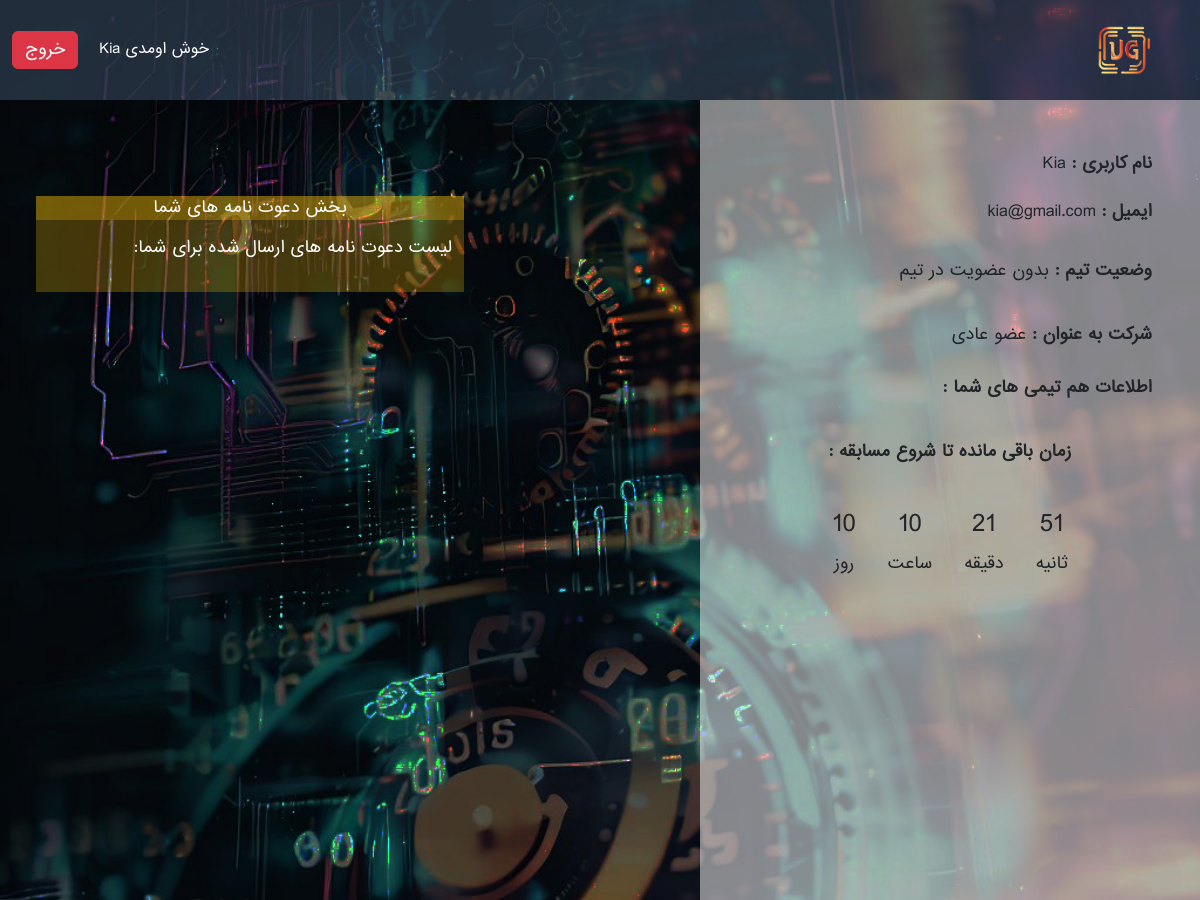
The page /account/userpanel/ (signed in) on the database as committed earlier.
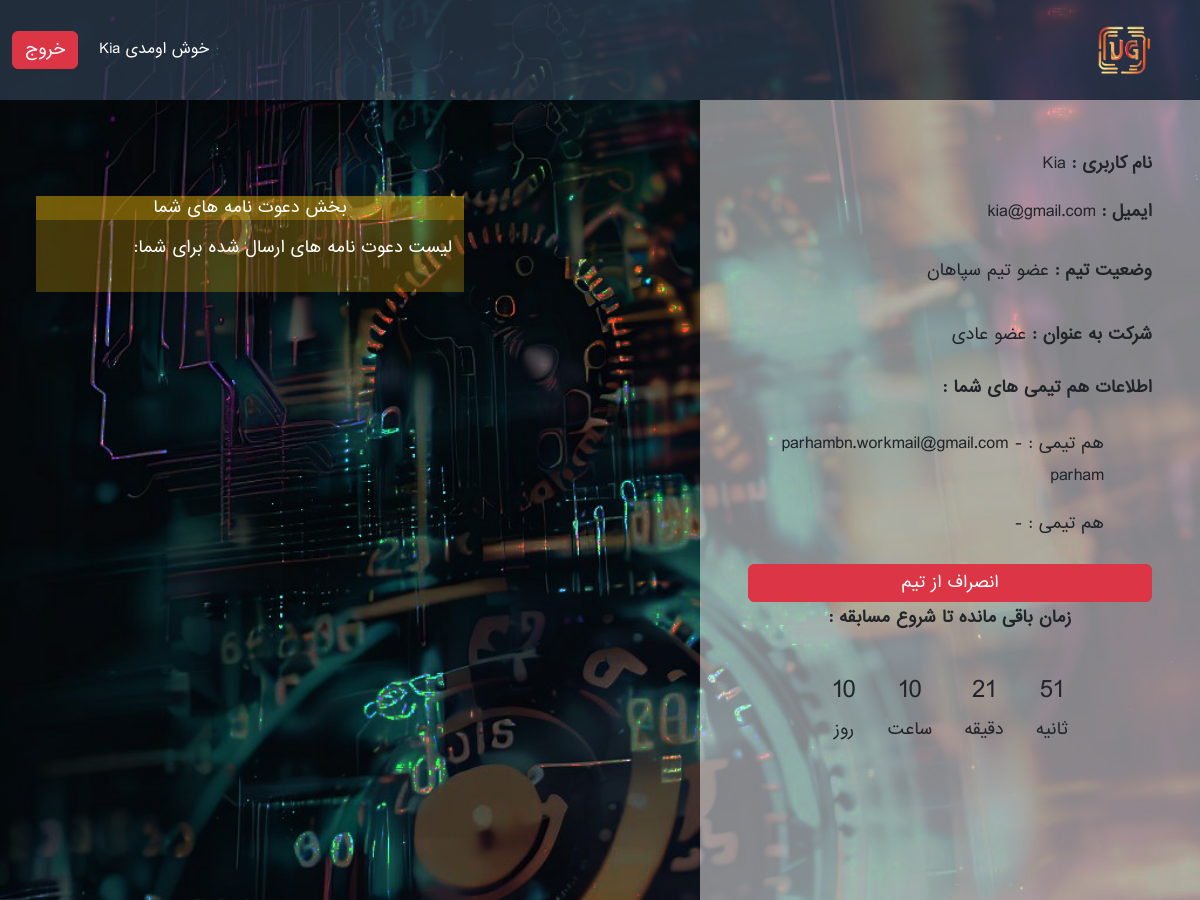
The same page on the database as committed later.
### account_module/models.py (models this page shows)
class User(AbstractUser):
    uid = models.CharField(max_length=20, verbose_name="کد دانشجویی")
    email_activation_code = models.CharField(max_length=100, verbose_name="کد فعال سازی")
    is_capitan = models.BooleanField(verbose_name="شرکت به عنوان کاپیتان", default=False)
    has_team = models.BooleanField(verbose_name="تیم دارد/ندارد", default=False)
    class Meta:
        verbose_name = "کاربر"
        verbose_name_plural = "کاربران"
    def __str__(self):
        if self.first_name != "" and self.last_name != "" :
            return self.get_full_name()
        return self.email

### team_module/models.py (models this page shows)
class teamsModel(models.Model):
    teamName = models.CharField(verbose_name="نام تیم", max_length=200)
    capitan = models.ForeignKey(User, verbose_name="کاپیتان", on_delete=models.CASCADE, related_name="captian")
    teamMate1 = models.OneToOneField(User, verbose_name="هم تیمی اول", on_delete=models.CASCADE, related_name="firstTeamMate", default=None, null=True)
    teamMate2 = models.OneToOneField(User, verbose_name="هم تیمی دوم", on_delete=models.CASCADE, related_name="secondTeamMate", default=None, null=True)

### userpanel_module/views.py (the view)
# urls.py: path("userpanel/", userPanelView.as_view(), name="userPanel")
class userPanelView(View):
    def get(self ,request):
        if(request.user.is_authenticated):
            can_not_send_hasTeam_invite = request.session.get("can_not_send_hasTeam_invite", False)
            send_invite = request.session.get("send_invite", False)
            user_notFound = request.session.get("user_notFound", False)
            group_is_full = request.session.get("group_is_full", False)
            if (can_not_send_hasTeam_invite): del (request.session["can_not_send_hasTeam_invite"])
            if (send_invite): del (request.session["send_invite"])
            if (user_notFound) : del (request.session["user_notFound"])
            if (group_is_full) : del (request.session["group_is_full"])
            user = User.objects.get(email__iexact=request.user.email)
            userHasTeam = teamsModel.objects.filter(Q(capitan=user) | Q(teamMate1=user) | Q(teamMate2=user)).exists()
            if(userHasTeam):
                team = teamsModel.objects.get(Q(capitan=user) | Q(teamMate1=user) | Q(teamMate2=user))
                teamName  = team.teamName
            else:
                team = None
                teamName = None
            invites = inviteModel.objects.filter(reciver=user, is_accept=False, is_reject=False)
            context = {
                "user": user,
                "userTeam_name": teamName,
                "team": team,
                "can_not_send_hasTeam_invite" : can_not_send_hasTeam_invite,
                "send_invite" : send_invite,
                "user_notFound" : user_notFound,
                "invites" : invites,
                "group_is_full": group_is_full,
            }
            return render(request,"userpanel_module/userpanel.html", context)
        return redirect(reverse("home-page"))

### userpanel_module/templates/userpanel_module/userpanel.html (shortened to what this page needs)
{% extends "shared/_layout.html" %}
{% load static %}
{% load render_partial %}
{% block header %}
    <header style="background-image: url({% static 'Images/3-d5.jpg' %}">
        <nav dir="rtl" class="navbar navbar-expand-lg bg-custom navbar-dark py-0">
          <div class="container-fluid d-md-flex">
            <a class="navbar-brand d-flex align-content-center flex-grow-1 justify-content-center flex-lg-grow-0 p-0" href="{% url 'home-page' %}">
              <img src="{% static 'Images/UG.png' %}" width="100" height="100">
            </a>
                <div class="d-none d-lg-flex d-grid gap-2" id="navbarAccount">
                <button class="btn bg-transparent text-white">خوش اومدی {{ user.username }}</button>
                <a href="{% url 'logout_page' %}" class="btn btn-danger">خروج</a>
                </div>
            </div>
        </nav>
    </header>
{% endblock %}
{% block main %}
    <main id="userPanel-main" style="height: fit-content;background-image: url({% static 'Images/3-d5.jpg' %}">
        <section dir="rtl">
            <div class="container-fluid">
                <div class="row">
                    <div style="height: 100vh" class="col-md-5 offset-2 bg-white bg-opacity-50 d-flex flex-column p-5 lh-lg">
                        <p><span class="fw-bold">نام کاربری : </span> {{ user.username }}</p>
                        <p><span class="fw-bold">ایمیل : </span>{{ user.email }}</p>
                        {% if userTeam_name %}
                        <p><span class="fw-bold">وضعیت تیم :</span> عضو تیم {{ userTeam_name }}  </p>
                            {% elif user.is_capitan and  user.has_team == False %}
                             <p><span class="fw-bold">وضعیت تیم :</span> تیم جدید - بدون اسم <i class="fa fa-check" style="font-size:24px;color:#369789"></i> </p>
                            <div class="alert alert-danger" role="alert">
                              لطفا نام تیم جدید خود را ثبت کنید
                            </div>
                            {% else %}
                        <p><span class="fw-bold">وضعیت تیم :</span> بدون عضویت در تیم  </p>
                        {% endif %}
                        {% if user.is_capitan %}
                             <p><span class="fw-bold"> شرکت به عنوان : </span> کاپیتان <i class="fa fa-user-circle" style="font-size:24px;color:#188cbe"></i></p>
                            {% else %}
                        <p><span class="fw-bold"> شرکت به عنوان : </span>  عضو عادی </p>
                        {% endif %}
                        <p><span class="fw-bold"> اطلاعات هم تیمی های شما : </span> </p>
                        <ul class="pe-5">
                            {% if user == team.capitan %}
                                <li class="py-2"> هم تیمی : {{ team.teamMate1.email}} - {{ team.teamMate1.username }}</li>
                            <li class="py-2"> هم تیمی :  {{ team.teamMate2.email}} - {{ team.teamMate2.username }}</li>
                            {% elif user == team.teamMate1%}
                                <li class="py-2"> هم تیمی :  {{ team.capitan.email}} - {{ team.capitan.username }}</li>
                            <li class="py-2"> هم تیمی :  {{ team.teamMate2.email}} - {{ team.teamMate2.username }}</li>
                            {% elif user == team.teamMate2 %}
                                <li class="py-2">  هم تیمی : {{ team.capitan.email}} - {{ team.capitan.username }}</li>
                            <li class="py-2"> هم تیمی : {{ team.teamMate1.email}} - {{ team.teamMate1.username }}</li>
                            {% endif %}
                        </ul>
                        {% if not user.is_capitan and user.has_team %}
                             <button class="btn btn-danger" data-bs-toggle="modal" data-bs-target="#LeaveTeam_form_ModalLabel">انصراف از تیم</button>
                        {% endif %}
                        <p style="text-align: center;">
                            <span class="fw-bold">زمان باقی مانده تا شروع مسابقه :</span>
                        </p>
                        <div class="d-flex flex-row-reverse justify-content-center" id="timer">
                            <div id="day-container" class="d-flex flex-column align-items-center p-3">
                                <div id="days" style="font-size: 1.5rem;">00</div>
                                <span style="font-size: 1rem;">روز</span>
                            </div>
                            <div id="hour-container" class="d-flex flex-column align-items-center p-3">
                                <div id="hours" style="font-size: 1.5rem;">00</div>
                                <span style="font-size: 1rem;">ساعت</span>
                            </div>
                            <div id="minutes-container" class="d-flex flex-column align-items-center p-3">
                                <div id="minutes" style="font-size: 1.5rem;">00</div>
                                <span style="font-size: 1rem;">دقیقه</span>
                            </div>
                            <div id="seconds-container" class="d-flex flex-column align-items-center p-3">
                                <div id="seconds" style="font-size: 1.5rem;">00</div>
                                <span style="font-size: 1rem;">ثانیه</span>
                            </div>
                        </div>
                    </div>
                    <div class="col-md-5 p-sm-5 ">
                        {% if user.is_capitan %}
                            <div class="row mt-sm-5 bg-warning bg-opacity-25 justify-content-center">
                            <p class="text-bg-warning text-white" style="text-align: center;">
                                مدیریت اعضای گروه
                            </p>
                            <p class="text-white">
                                لیست اعضای گروه :
                            </p>
                            <ul class="text-white pe-md-5">
                                <li class="py-2 input-group justify-content-between align-items-center">
                                    {% if team.teamMate1 != None %}
                                        <p class="fs-5 m-0">{{ team.teamMate1 }}</p>
                                        <form action="{% url 'remove_user' %}" method="post">
                                            {% csrf_token %}
                                            <input type="hidden" name="teamMateName" value="{{ team.teamMate1 }}">
                                            <input type="hidden" name="capitan" value="{{ user }}">
                                            <button class="btn btn-danger">حذف از گروه</button>
                                        </form>
                                    {% endif %}
                                </li>
                            <li class="py-2 input-group justify-content-between align-items-center">
                                    {% if team.teamMate2 != None %}
                                        <p class="fs-5 m-0">{{ team.teamMate2 }}</p>
                                        <form action="{% url 'remove_user' %}" method="post">
                                            {% csrf_token %}
                                            <input type="hidden" name="teamMateName" value="{{ team.teamMate2 }}">
                                            <input type="hidden" name="capitan" value="{{ user }}">
                                            <button class="btn btn-danger">حذف از گروه</button>
                                        </form>
                                    {% endif %}
                                </li>
                            </ul>
                                <button class="btn customcolor3 w-50 m-4" data-bs-toggle="modal" data-bs-target="#addTeamMate_form_ModalLabel">
                                افزودن هم تیمی <i class="fa fa-user-plus" style="font-size:24px"></i>
                                 </button>
                            <div dir="ltr" class="modal fade" id="addTeamMate_form_ModalLabel" tabindex="-1" aria-labelledby="addTeamMate_form_ModalLabel" aria-hidden="true">
                                <div class="modal-dialog">
                                <div class="modal-content">
                                    <div class="modal-header modal-header-CustomStyle">
                                        {% if userTeam_name is not None %}
                                            {% if team.teamMate1 is None or team.teamMate2 is None %}
                                            <h1 class="modal-title fs-5" id="Login_form_ModalLabel"> افزودن هم تیمی</h1>
                                            {% elif team.teamMate1 is not None and team.teamMate2 is not None %}
                                            <h1 class="modal-title fs-5" id="Login_form_ModalLabel"> توجه</h1>
                                            {% endif %}
                                        {% else %}
                                            <h1 class="modal-title fs-5" id="Login_form_ModalLabel">تعیین نام تیم</h1>
                                        {% endif %}
                                     <button type="button" class="btn-close btn-close-white" data-bs-dismiss="modal" aria-label="Close"></button>
                                    </div>
                                    <div class="modal-body">
                                    <form action="{% url 'inviteView' %}" method="post" id="form-modal" class="d-flex flex-column align-items-center w-100">
                                        {% csrf_token %}
                                        <div class="mb-3 w-75 text-center">
                                            {% if userTeam_name is not None %}
                                                {% if team.teamMate1 is None or team.teamMate2 is None %}
                                                    <label for="exampleInputEmail1" class="form-label">آدرس ایمیل هم تیمی</label>
                                                    <input name="InviteEmail" type="email" class="form-control" id="exampleInputEmail1">
                                                    <button type="submit" class="btn customcolor3 btn-lg mt-3"> ارسال درخواست</button>
                                                {% elif team.teamMate1 is not None and team.teamMate2 is not None %}
                                                <label for="exampleInputEmail1" class="form-label">ظرفیت تیم شما تکمیل شده است</label>
                                                {% endif %}
                                            {% else %}
                                                <label for="exampleInputEmail1" class="form-label">ابتدا میبایست نام تیم خود را مشخص کنید</label>
                                            {% endif %}
                                        </div>
                                    </form>
                                    </div>
                                </div>
                                </div>
                            </div>
                            {% if send_invite %}
                                <div class="alert alert-success" role="alert">
                              دعوت نامه با موفقیت ارسال شد
                            </div>
                                {% elif user_notFound %}
                                <div class="alert alert-danger" role="alert">
                              کاربری با ایمیل وارد شده یافت نشد
                            </div>
                                {% elif can_not_send_hasTeam_invite %}
                                <div class="alert alert-danger" role="alert">
                              امکان ارسال دعوت نامه به فردی که عضو تیم دیگری است، وجود ندارد
                            </div>
                            {% endif %}
                        </div>
                            {% else %}
                        <div class="row mt-md-5 bg-warning bg-opacity-25 justify-content-center">
                            <p class="text-bg-warning text-white" style="text-align: center;">
                                بخش دعوت نامه های شما
                            </p>
                            <p class="text-white">
                                لیست دعوت نامه های ارسال شده برای شما:
                            </p>
                        </div>
                        {% endif %}
                    </div>
                </div>
            </div>
        </section>
    </main>
{% endblock %}

### templates/shared/_layout.html (shortened to what this page needs)
<!DOCTYPE html>
<html lang="en">
<head>
    {% include 'shared/include/header_urls.html' %}
</head>
<body>
    {% block header %}{% endblock %}
    {% block main %}{% endblock %}
</body>
</html>

### templates/shared/include/header_urls.html (shortened to what this page needs)
{% load static %}
<link rel="stylesheet" href="{% static 'Bootstrap@5.2.3/bootstrap.min.css' %}">
<link rel="stylesheet" href="{% static 'Css/settings.css' %}">
<link rel="stylesheet" href="{% static 'Css/header.css' %}">
<link rel="stylesheet" href="{% static 'Css/main.css' %}">
<link rel="stylesheet" href="{% static 'Css/colorPlate.css' %}">

### templates/shared/header_section.html (shortened to what this page needs)
{% load render_partial %}

### templates/shared/include/footer_urls.html (shortened to what this page needs)
{% load static %}

Rows that differ between the two databases and show on the page:
changed User "Kia": has_team False → True (drawn)
added teamsModel: teamName "سپاهان", capitan.email "parhambn.workmail@gmail.com", capitan.username "parham"
Other text that changed with them:
text no longer shown: "بدون عضویت در تیم"
text now shown: "عضو تیم هم تیمی : - هم تیمی : - انصراف از تیم"
